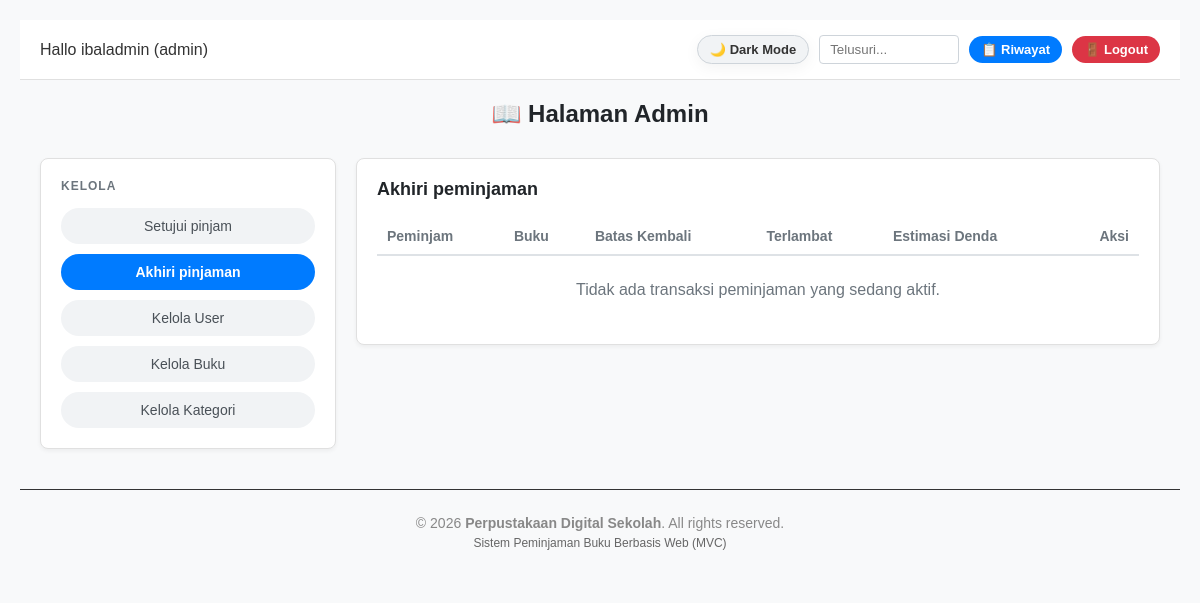
/index.php?page=admin&action=akhiriPinjaman (signed in), run on an earlier commit of the app's database.
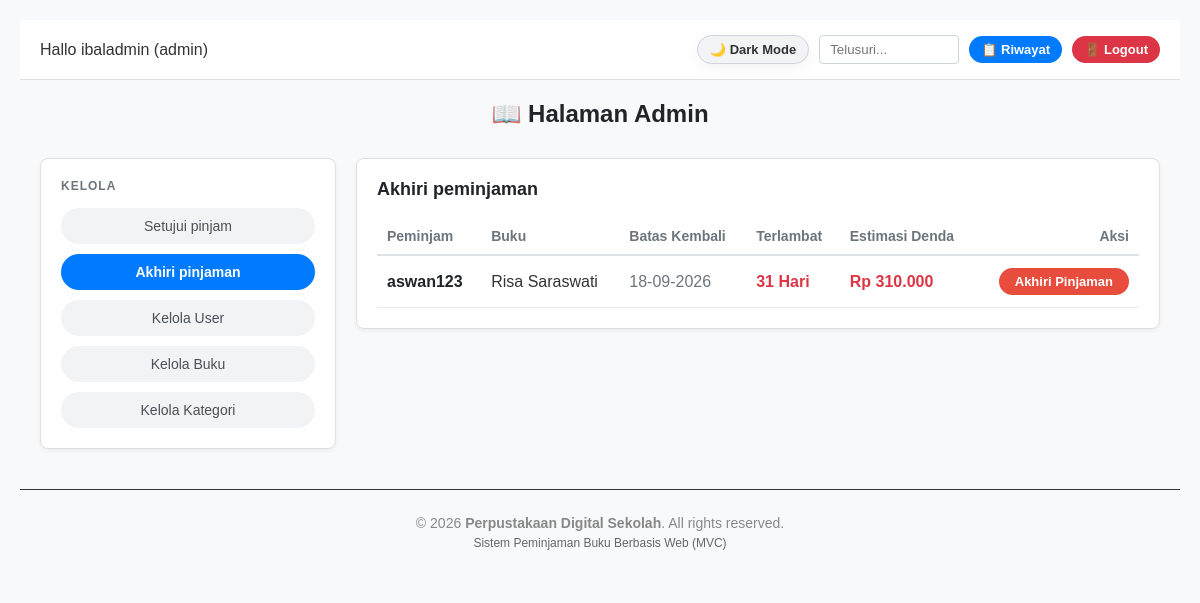
And on a later commit of the database.
### tables this page shows
CREATE TABLE `peminjaman` (
  `id_pinjam` int(11) NOT NULL,
  `id_user` int(11) NOT NULL,
  `id_buku` int(11) NOT NULL,
  `jumlah` int(11) NOT NULL DEFAULT 1,
  `tgl_pinjam` date NOT NULL,
  `tanggal_kembali_rencana` date DEFAULT NULL,
  `tanggal_dikembalikan` date DEFAULT NULL,
  `tgl_kembali` date NOT NULL,
  `status` enum('menunggu','dipinjam','selesai','ditolak') DEFAULT 'menunggu',
  `denda` int(11) DEFAULT 0
);

CREATE TABLE `user` (
  `id_user` int(11) NOT NULL,
  `nama` varchar(100) NOT NULL,
  `email` varchar(100) NOT NULL,
  `nis` varchar(20) DEFAULT NULL,
  `kelas` varchar(50) DEFAULT NULL,
  `password` varchar(255) NOT NULL,
  `role` enum('admin','siswa') NOT NULL DEFAULT 'siswa'
);

CREATE TABLE `buku` (
  `id_buku` int(11) NOT NULL,
  `nama_buku` varchar(150) NOT NULL,
  `id_kategori` int(11) NOT NULL,
  `stok` int(11) NOT NULL DEFAULT 0,
  `gambar` varchar(255) DEFAULT NULL
);

### controllers/AdminController.php (called while the page is built, shortened)
<?php
require_once 'models/PinjamModel.php';
class AdminController {
    private $pinjamModel;
    public function __construct() {
        $database = new Database();
        $this->db = $database->getConnection();
        $this->pinjamModel = new PinjamModel($this->db);
    }
    public function akhiriPinjaman() {
        $search = $_GET['search'] ?? '';
        $activePinjaman = $this->pinjamModel->getActivePinjaman($search);
        require_once 'views/admin/akhiri_pinjaman.php';
    }
}

### config/Database.php (called while the page is built, shortened)
<?php
class Database {
    private $host = "localhost";
    private $user = "root";
    private $pass = "";
    private $dbname = "db_peminjamanbuku2";
    public function getConnection() {
        $this->conn = null;
        try {
            $this->conn = new PDO("mysql:host=" . $this->host . ";dbname=" . $this->dbname, $this->user, $this->pass);
            $this->conn->setAttribute(PDO::ATTR_ERRMODE, PDO::ERRMODE_EXCEPTION);
        } catch(PDOException $exception) {
            echo "Connection error: " . $exception->getMessage();
        }
        return $this->conn;
    }
}

### models/PinjamModel.php (called while the page is built, shortened)
<?php
class PinjamModel {
    private $conn;
    private $table = 'peminjaman';
    public function __construct($db) {
        $this->conn = $db;
    }
    public function getActivePinjaman($search = '') {
    $query = "SELECT p.*, b.nama_buku, u.nama AS nama_siswa
              FROM " . $this->table . " p
              JOIN buku b ON p.id_buku = b.id_buku
              JOIN user u ON p.id_user = u.id_user
              WHERE p.status = 'dipinjam'";
    $query .= " ORDER BY p.id_pinjam DESC";
    $stmt = $this->conn->prepare($query);
    $stmt->execute();
    return $stmt->fetchAll(PDO::FETCH_ASSOC);
}
}

### views/admin/akhiri_pinjaman.php (the view, shortened to what the changed rows need)
<?php include 'views/layout/header.php'; ?>
<h2 style="text-align:center; margin-bottom: 30px; color: var(--text-heading);">📖 Halaman Admin</h2>
<div style="display: flex; gap: 20px; align-items: flex-start; padding: 0 20px;">
    <div class="card" style="flex: 3; padding: 20px; box-sizing: border-box;">
        <div class="table-container">
            <table style="width: 100%; border-collapse: collapse;">
                <thead>
                    <tr style="color: var(--text-muted); font-size: 14px; text-align: left; border-bottom: 2px solid var(--table-header-border);">
                        <th style="padding: 10px;">Peminjam</th>
                        <th style="padding: 10px;">Buku</th>
                        <th style="padding: 10px;">Batas Kembali</th>
                        <th style="padding: 10px;">Terlambat</th>
                        <th style="padding: 10px;">Estimasi Denda</th>
                        <th style="padding: 10px; text-align: right;">Aksi</th>
                    </tr>
                </thead>
                <tbody>
                    <?php if (!empty($activePinjaman)): ?>
                        <?php foreach ($activePinjaman as $p): ?>
                        <?php
                            $hari_terlambat = 0;
                            $estimasi_denda = 0;
                            if (!empty($p['tgl_kembali'])) {
                                $tgl_kembali = new DateTime($p['tgl_kembali']);
                                $tgl_sekarang = new DateTime(date('Y-m-d'));
                                if ($tgl_sekarang > $tgl_kembali) {
                                    $selisih = $tgl_sekarang->diff($tgl_kembali);
                                    $hari_terlambat = $selisih->days;
                                    $estimasi_denda = $hari_terlambat * 10000;
                                }
                            }
                        ?>
                        <tr style="border-bottom: 1px solid var(--table-border);">
                            <td style="padding: 12px 10px; font-weight: bold; color: var(--text-heading);"><?= htmlspecialchars($p['nama_siswa']); ?></td>
                            <td style="padding: 12px 10px; color: var(--text-main);"><?= htmlspecialchars($p['nama_buku']); ?></td>
                            <td style="padding: 12px 10px; color: var(--text-muted);"><?= !empty($p['tgl_kembali']) ? date('d-m-Y', strtotime($p['tgl_kembali'])) : '-'; ?></td>
                            <td style="padding: 12px 10px;">
                                <?php if ($hari_terlambat > 0): ?>
                                    <span style="color: #dc3545; font-weight: bold;"><?= $hari_terlambat; ?> Hari</span>
                                <?php else: ?>
                                    <span style="color: #28a745; font-weight: 500;">Tepat Waktu</span>
                                <?php endif; ?>
                            </td>
                            <td style="padding: 12px 10px; font-weight: bold; color: <?= $estimasi_denda > 0 ? '#dc3545' : '#28a745'; ?>;">
                                Rp <?= number_format($estimasi_denda, 0, ',', '.'); ?>
                            </td>
                            <td style="padding: 12px 10px; text-align: right;">
                                <a href="index.php?page=admin&action=prosesAkhiriPinjaman&id=<?= $p['id_pinjam']; ?>"
                                   class="btn-action btn-finish"
                                   onclick="return confirm('<?= $estimasi_denda > 0 ? 'Peminjaman terlambat! Total Denda: Rp ' . number_format($estimasi_denda, 0, ',', '.') . '. Akhiri peminjaman?' : 'Akhiri peminjaman ini?'; ?>');">
                                   Akhiri Pinjaman
                                </a>
                            </td>
                        </tr>
                        <?php endforeach; ?>
                    <?php else: ?>
                        <tr>
                            <td colspan="6" style="text-align: center; color: var(--text-muted); padding: 25px;">Tidak ada transaksi peminjaman yang sedang aktif.</td>
                        </tr>
                    <?php endif; ?>
                </tbody>
            </table>
        </div>
    </div>
</div>
<?php include 'views/layout/footer.php'; ?>

What changed in the data, as far as the page shows it:
now on this page (row edited): peminjaman: id_user.nama "aswan123", id_buku.nama_buku "Risa Saraswati", tgl_kembali "18-09-2026", tgl_kembali "31", tgl_kembali "310.000"
Also different on the page:
text no longer shown: "Tidak ada transaksi peminjaman yang sedang aktif."
